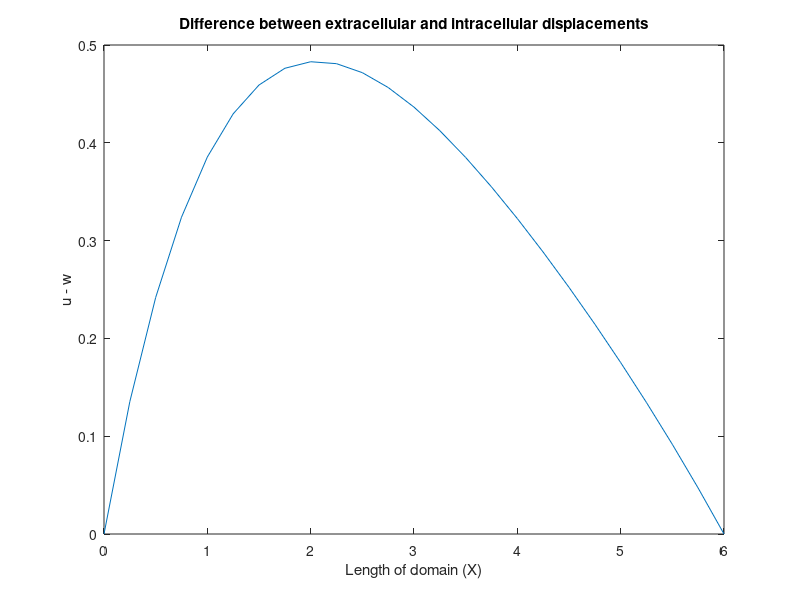

Write the MATLAB code that produced this figure.
close all
clear all
%Initialisation
N = 25;
L = 1.0;
g = 1.0;
mu_zero = 1.0;
nu = 1.0;
K = 1.0;
mu = mu_zero + g*zeros(N+1,1); 
w = zeros(N,1); %Extracellular displacement
u = zeros(N,1); %Intracellular displacement
delta = (2*L)/(N-1); %Spacing along x direction
%Apply Boundary Conditions
u(1) = 4.5;
w(1) = 4.5;
mu(1) = mu_zero;
iterations = 100;
%Initialising mu 
for i = 1:N
    mu(i) = mu_zero + (i-1)*delta*g;
end 
%Iterations
for k = 1:iterations
    for i = 2:(N-1)
        a(i) = 4*mu(i)*(w(i+1)+w(i-1))+(mu(i+1)-mu(i-1))*(w(i+1)-w(i-1));
        b(i) = 4*nu*(u(i+1)+u(i-1));
        A(i) = 8*mu(i) + K*delta*delta;
        C = 8*nu + K*delta*delta;
        B = K*delta*delta;
        u(i) = (a(i)*B + A(i)*b(i))/(A(i)*C - B*B);
        w(i) = (a(i)/A(i)) + (B/A(i))*((a(i)*B + A(i)*b(i))/(A(i)*C - B*B));
    end
end 
for i = 1:N
    h(i) = u(i)-w(i);
end 
X = linspace(0,6,N);
plot(X,h)
xlabel('Length of domain (X)');
ylabel('u - w');
title('Difference between extracellular and intracellular displacements');